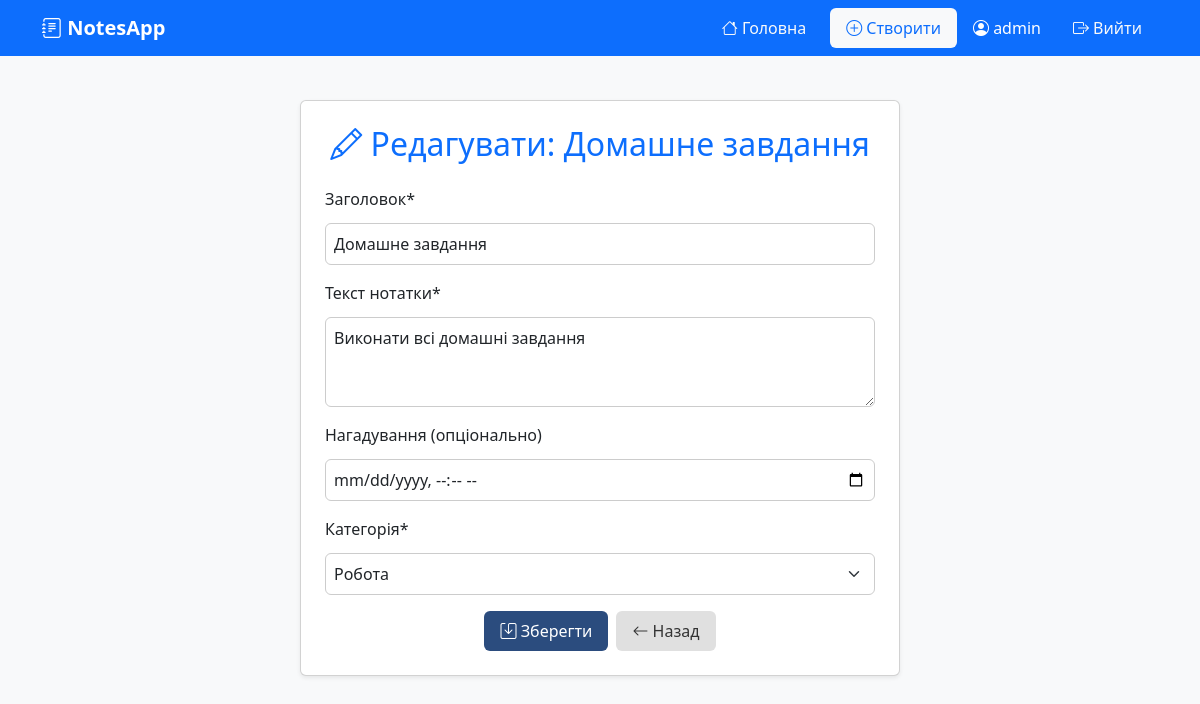
Screenshot of /note/2/edit/ (signed in) with the database file from the repository.
### notes_app/models.py (models this page shows, shortened)
class Note(models.Model):
    title = models.CharField(max_length=200, verbose_name="Title")
    text = models.TextField(verbose_name="Note text")
    reminder = models.DateTimeField(null=True, blank=True, verbose_name="Reminder")
    category = models.ForeignKey(Category, on_delete=models.CASCADE, verbose_name="Category")
    user = models.ForeignKey(User, on_delete=models.CASCADE, verbose_name="Author")
    class Meta:
        verbose_name = "Note"
        verbose_name_plural = "Notes"

class Category(models.Model):
    title = models.CharField(max_length=100, verbose_name="Category name")
    def __str__(self):
        return self.title
    class Meta:
        verbose_name = "Category"
        verbose_name_plural = "Categories"

### notes_app/views.py (the view)
# urls.py: path('note/<int:pk>/edit/', views.NoteUpdateView.as_view(), name='note_update'),
class NoteUpdateView(LoginRequiredMixin, UpdateView):
    model = Note
    form_class = NoteForm
    template_name = 'notes_app/update.html'
    success_url = reverse_lazy('index')
    def get_queryset(self):
        if self.request.user.is_superuser:
            return Note.objects.all()
        return Note.objects.filter(user=self.request.user)
    def get_object(self):
        obj = super().get_object()
        if self.request.user.is_superuser:
            return obj
        if obj.user != self.request.user:
            raise PermissionDenied
        return obj

### notes_app/forms.py
class NoteForm(forms.ModelForm):
    class Meta:
        model = Note
        fields = ['title', 'text', 'reminder', 'category']
        widgets = {
            'title': forms.TextInput(attrs={'class': 'form-control', 'placeholder': 'Заголовок'}),
            'text': forms.Textarea(attrs={'class': 'form-control', 'rows': 3, 'placeholder': 'Текст нотатки'}),
            'reminder': forms.DateTimeInput(attrs={'class': 'form-control', 'type': 'datetime-local'}),
            'category': forms.Select(attrs={'class': 'form-control'}),
        }
        labels = {
            'title': 'Заголовок',
            'text': 'Текст нотатки',
            'reminder': 'Нагадування (опціонально)',
            'category': 'Категорія',
        }

### notes_app/templates/notes_app/update.html (shortened to what this page needs)
{% extends 'notes_app/layout.html' %}
{% load crispy_forms_tags %}
{% block body %}
<div class="card shadow-sm p-4 mx-auto" style="max-width: 600px;">
  <h2 class="text-center text-primary mb-4">
    <i class="bi bi-pencil"></i> Редагувати: {{ note.title }}
  </h2>
  <form method="post">
    {{ form|crispy }}
    <div class="d-flex justify-content-center gap-2 mt-3">
      <button type="submit" class="btn btn-primary">
        <i class="bi bi-save"></i> Зберегти
      </button>
      <a href="{% url 'note_detail' note.pk %}" class="btn btn-secondary">
        <i class="bi bi-arrow-left"></i> Назад
      </a>
    </div>
  </form>
</div>
{% endblock %}

### notes_app/templates/notes_app/layout.html (shortened to what this page needs)
{% load static %}
<!DOCTYPE html>
<html lang="uk">
<head>
    <link href="https://cdn.jsdelivr.net/npm/bootstrap@5.3.3/dist/css/bootstrap.min.css" rel="stylesheet">
    <link href="https://cdn.jsdelivr.net/npm/bootstrap-icons@1.11.3/font/bootstrap-icons.css" rel="stylesheet">
    <link rel="stylesheet" href="{% static 'notes_app/css/style.css' %}">
</head>
<body class="bg-light">
    <nav class="navbar navbar-expand-lg navbar-dark bg-primary mb-4">
      <div class="container">
        <a class="navbar-brand fw-bold" href="{% url 'index' %}">
          <i class="bi bi-journal-text"></i> NotesApp
        </a>
        <div class="d-flex align-items-center">
          <a href="{% url 'index' %}" class="btn btn-outline-light me-2">
            <i class="bi bi-house"></i> Головна
          </a>
          <a href="{% url 'create_note' %}" class="btn btn-light text-primary me-3">
            <i class="bi bi-plus-circle"></i> Створити
          </a>
          {% if user.is_authenticated %}
            <span class="text-white me-3">
              <i class="bi bi-person-circle"></i> {{ user.username }}
            </span>
            <form method="post" action="{% url 'logout' %}" style="display: inline;">
              <button type="submit" class="btn btn-outline-light">
                <i class="bi bi-box-arrow-right"></i> Вийти
              </button>
            </form>
          {% else %}
            <a href="{% url 'login' %}" class="btn btn-outline-light">
              <i class="bi bi-box-arrow-in-right"></i> Увійти
            </a>
          {% endif %}
        </div>
      </div>
    </nav>
    <main class="container">
        {% block body %}{% endblock %}
    </main>
</body>
</html>

### notes_app/static/notes_app/css/style.css (style rules this page uses)
body { font-family: system-ui, sans-serif; background-color: #f8f9fa; margin: 0; color: #333; }
main { padding: 20px; max-width: 900px; margin: 0 auto; }
.form-control, select, textarea, input { width: 100%; padding: 8px; margin-top: 4px; border: 1px solid #ccc; border-radius: 6px; font-size: 1rem; box-sizing: border-box; }
.btn { display: inline-block; padding: 8px 16px; border-radius: 6px; text-decoration: none; font-weight: 500; cursor: pointer; transition: background-color 0.2s ease; border: none; font-size: 1rem; }
.btn-primary { background-color: #2b4c7e; color: white; }
.btn-secondary { background-color: #e0e0e0; color: #333; }

### rows the page displays
Note: title "Домашне завдання", text "Виконати всі домашні завдання", category "Робота"

### other values shown
{{ user.username }} "admin"
